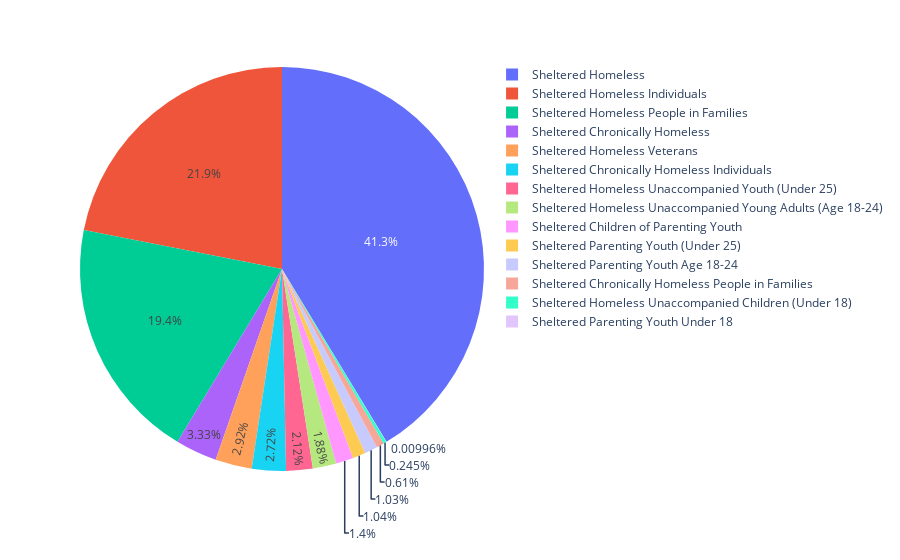

Here is the notebook cell this chart was saved with:
### Code cell
import plotly.express as px

fig = px.pie(Total_Percentage_Sheltered, values='Percentage', names='Measures')
fig.show()

### Figure 1 — Plotly figure (JSON) as saved in the notebook; plotly's stock layout.template omitted (floating-point values rounded to 4 significant figures)
{"data": [{"domain": {"x": [0, 1], "y": [0, 1]}, "hovertemplate": "Measures=%{label}<br>Percentage=%{value}<extra></extra>", "labels": ["Sheltered Children of Parenting Youth", "Sheltered Chronically Homeless", "Sheltered Chronically Homeless Individuals", "Sheltered Chronically Homeless People in Families", "Sheltered Homeless", "Sheltered Homeless Individuals", "Sheltered Homeless People in Families", "Sheltered Homeless Unaccompanied Children (Under 18)", "Sheltered Homeless Unaccompanied Young Adults (Age 18-24)", "Sheltered Homeless Unaccompanied Youth (Under 25)", "Sheltered Homeless Veterans", "Sheltered Parenting Youth (Under 25)", "Sheltered Parenting Youth Age 18-24", "Sheltered Parenting Youth Under 18"], "legendgroup": "", "name": "", "showlegend": true, "type": "pie", "values": [2.301, 5.475, 4.473, 1.002, 67.93, 36.01, 31.92, 0.4033, 3.086, 3.489, 4.801, 1.704, 1.688, 0.01637]}], "layout": {"legend": {"tracegroupgap": 0}, "margin": {"t": 60}}}
